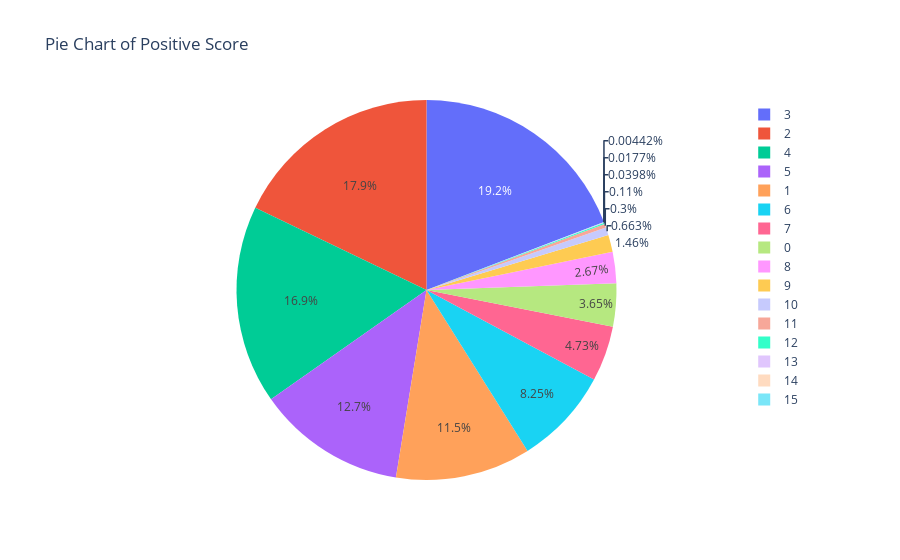
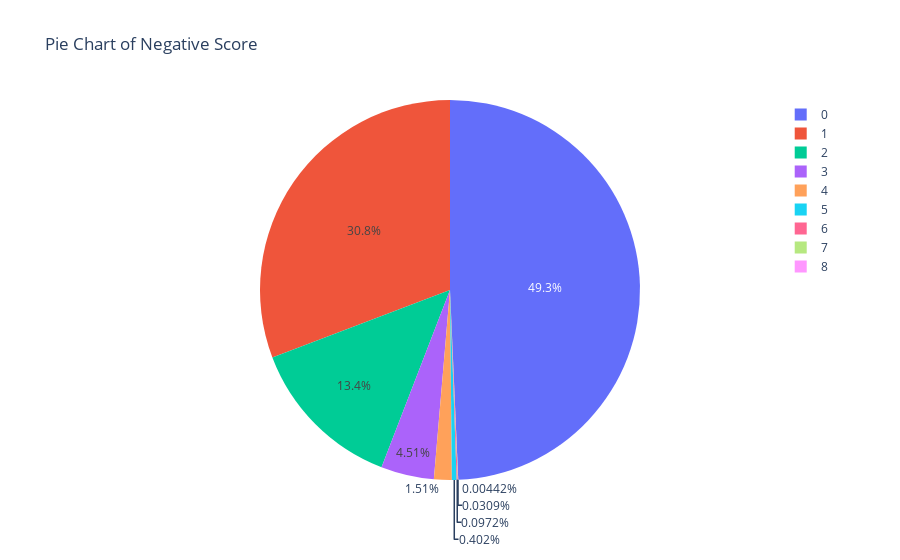

Notebook code for these charts, in order:
### Code cell
# Create a pie chart for 'Rating'
import plotly.express as px
pos_score = df['Positive Score'].value_counts().reset_index()
pos_score.columns = ['Positive Score', 'Count']

fig1 = px.pie(pos_score, names='Positive Score', values='Count', title='Pie Chart of Positive Score')

# Create a pie chart for 'Recommended IND'
neg_score = df['Negative Score'].value_counts().reset_index()
neg_score.columns = ['Negative Score', 'Count']

fig2 = px.pie(neg_score, names='Negative Score', values='Count', title='Pie Chart of Negative Score ')

# Display the pie charts
fig1.show()
fig2.show()

### Figure 1 — Plotly figure (JSON) as saved in the notebook; plotly's stock layout.template omitted (floating-point values rounded to 4 significant figures)
{"data": [{"domain": {"x": [0, 1], "y": [0, 1]}, "hovertemplate": "Positive Score=%{label}<br>Count=%{value}<extra></extra>", "labels": [3, 2, 4, 5, 1, 6, 7, 0, 8, 9, 10, 11, 12, 13, 14, 15], "legendgroup": "", "name": "", "showlegend": true, "type": "pie", "values": [4343, 4045, 3823, 2870, 2604, 1869, 1070, 826, 604, 330, 150, 68, 25, 9, 4, 1]}], "layout": {"legend": {"tracegroupgap": 0}, "title": {"text": "Pie Chart of Positive Score"}}}

### Figure 2 — Plotly figure (JSON) as saved in the notebook; plotly's stock layout.template omitted (floating-point values rounded to 4 significant figures)
{"data": [{"domain": {"x": [0, 1], "y": [0, 1]}, "hovertemplate": "Negative Score=%{label}<br>Count=%{value}<extra></extra>", "labels": [0, 1, 2, 3, 4, 5, 6, 7, 8], "legendgroup": "", "name": "", "showlegend": true, "type": "pie", "values": [11164, 6968, 3024, 1022, 342, 91, 22, 7, 1]}], "layout": {"legend": {"tracegroupgap": 0}, "title": {"text": "Pie Chart of Negative Score "}}}
